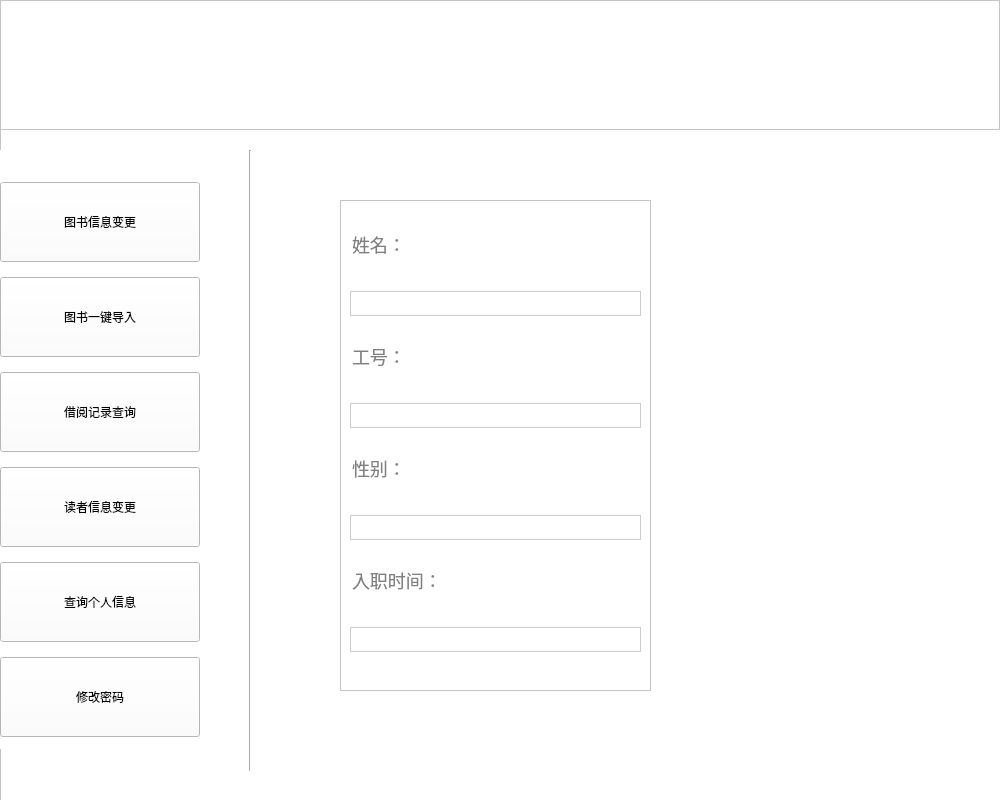
<?xml version="1.0" encoding="UTF-8"?>
<ui version="4.0">
 <class>admin_queryself</class>
 <widget class="QWidget" name="admin_queryself">
  <property name="geometry">
   <rect>
    <x>0</x>
    <y>0</y>
    <width>1000</width>
    <height>800</height>
   </rect>
  </property>
  <property name="windowTitle">
   <string>Form</string>
  </property>
  <widget class="QFrame" name="frame">
   <property name="geometry">
    <rect>
     <x>0</x>
     <y>0</y>
     <width>1001</width>
     <height>1000</height>
    </rect>
   </property>
   <property name="sizePolicy">
    <sizepolicy hsizetype="Fixed" vsizetype="Expanding">
     <horstretch>0</horstretch>
     <verstretch>0</verstretch>
    </sizepolicy>
   </property>
   <property name="minimumSize">
    <size>
     <width>800</width>
     <height>1000</height>
    </size>
   </property>
   <property name="maximumSize">
    <size>
     <width>100000</width>
     <height>100000</height>
    </size>
   </property>
   <property name="styleSheet">
    <string notr="true">background-color: rgb(255, 255, 255);</string>
   </property>
   <property name="frameShape">
    <enum>QFrame::StyledPanel</enum>
   </property>
   <property name="frameShadow">
    <enum>QFrame::Raised</enum>
   </property>
   <widget class="QGraphicsView" name="Title">
    <property name="geometry">
     <rect>
      <x>0</x>
      <y>0</y>
      <width>1000</width>
      <height>130</height>
     </rect>
    </property>
    <property name="styleSheet">
     <string notr="true">background-image: url(:/image/捕获.PNG);</string>
    </property>
   </widget>
   <widget class="Line" name="line">
    <property name="geometry">
     <rect>
      <x>240</x>
      <y>150</y>
      <width>20</width>
      <height>621</height>
     </rect>
    </property>
    <property name="styleSheet">
     <string notr="true">font: 75 9pt &quot;Adobe Devanagari&quot;;</string>
    </property>
    <property name="orientation">
     <enum>Qt::Vertical</enum>
    </property>
   </widget>
   <widget class="QFrame" name="frame_2">
    <property name="geometry">
     <rect>
      <x>340</x>
      <y>200</y>
      <width>311</width>
      <height>491</height>
     </rect>
    </property>
    <property name="frameShape">
     <enum>QFrame::StyledPanel</enum>
    </property>
    <property name="frameShadow">
     <enum>QFrame::Raised</enum>
    </property>
    <layout class="QVBoxLayout" name="verticalLayout_2">
     <item>
      <widget class="QLineEdit" name="lineEdit_1">
       <property name="styleSheet">
        <string notr="true">color:#808080;
border:none;
font-size:18px;
font-family:&quot;微软雅黑&quot;;
text-align:left;</string>
       </property>
       <property name="text">
        <string>姓名：</string>
       </property>
      </widget>
     </item>
     <item>
      <widget class="QLineEdit" name="name">
       <property name="styleSheet">
        <string notr="true">color:#808080;
border:1px solid #cccccc;
font-size:18px;
font-family:&quot;微软雅黑&quot;;
text-align:left;</string>
       </property>
       <property name="text">
        <string/>
       </property>
      </widget>
     </item>
     <item>
      <widget class="QLineEdit" name="lineEdit_2">
       <property name="styleSheet">
        <string notr="true">color:#808080;
border:none;
font-size:18px;
font-family:&quot;微软雅黑&quot;;
text-align:left;</string>
       </property>
       <property name="text">
        <string>工号：</string>
       </property>
      </widget>
     </item>
     <item>
      <widget class="QLineEdit" name="id">
       <property name="styleSheet">
        <string notr="true">color:#808080;
border:1px solid #cccccc;
font-size:18px;
font-family:&quot;微软雅黑&quot;;
text-align:left;</string>
       </property>
      </widget>
     </item>
     <item>
      <widget class="QLineEdit" name="lineEdit_4">
       <property name="styleSheet">
        <string notr="true">color:#808080;
border:none;
font-size:18px;
font-family:&quot;微软雅黑&quot;;
text-align:left;</string>
       </property>
       <property name="text">
        <string>性别：</string>
       </property>
      </widget>
     </item>
     <item>
      <widget class="QLineEdit" name="sex">
       <property name="styleSheet">
        <string notr="true">color:#808080;
border:1px solid #cccccc;
font-size:18px;
font-family:&quot;微软雅黑&quot;;
text-align:left;</string>
       </property>
      </widget>
     </item>
     <item>
      <widget class="QLineEdit" name="lineEdit_5">
       <property name="styleSheet">
        <string notr="true">color:#808080;
border:none;
font-size:18px;
font-family:&quot;微软雅黑&quot;;
text-align:left;</string>
       </property>
       <property name="text">
        <string>入职时间：</string>
       </property>
      </widget>
     </item>
     <item>
      <widget class="QLineEdit" name="intime">
       <property name="styleSheet">
        <string notr="true">color:#808080;
border:1px solid #cccccc;
font-size:18px;
font-family:&quot;微软雅黑&quot;;
text-align:left;</string>
       </property>
      </widget>
     </item>
    </layout>
   </widget>
   <widget class="QWidget" name="verticalLayoutWidget">
    <property name="geometry">
     <rect>
      <x>0</x>
      <y>150</y>
      <width>202</width>
      <height>599</height>
     </rect>
    </property>
    <layout class="QVBoxLayout" name="verticalLayout">
     <property name="spacing">
      <number>3</number>
     </property>
     <property name="topMargin">
      <number>20</number>
     </property>
     <item>
      <widget class="QPushButton" name="pb_alterbook">
       <property name="minimumSize">
        <size>
         <width>200</width>
         <height>80</height>
        </size>
       </property>
       <property name="maximumSize">
        <size>
         <width>200</width>
         <height>80</height>
        </size>
       </property>
       <property name="styleSheet">
        <string notr="true">
font: 16pt &quot;Adobe Devanagari&quot;;
</string>
       </property>
       <property name="text">
        <string>图书信息变更</string>
       </property>
      </widget>
     </item>
     <item>
      <widget class="QPushButton" name="pb_bookimport">
       <property name="minimumSize">
        <size>
         <width>200</width>
         <height>80</height>
        </size>
       </property>
       <property name="maximumSize">
        <size>
         <width>200</width>
         <height>80</height>
        </size>
       </property>
       <property name="styleSheet">
        <string notr="true">font: 16pt &quot;Adobe Devanagari&quot;;</string>
       </property>
       <property name="text">
        <string>图书一键导入</string>
       </property>
      </widget>
     </item>
     <item>
      <widget class="QPushButton" name="pb_infoborrow">
       <property name="minimumSize">
        <size>
         <width>200</width>
         <height>80</height>
        </size>
       </property>
       <property name="maximumSize">
        <size>
         <width>200</width>
         <height>80</height>
        </size>
       </property>
       <property name="styleSheet">
        <string notr="true">font: 16pt &quot;Adobe Devanagari&quot;;</string>
       </property>
       <property name="text">
        <string>借阅记录查询</string>
       </property>
      </widget>
     </item>
     <item>
      <widget class="QPushButton" name="pb_alterreader">
       <property name="minimumSize">
        <size>
         <width>200</width>
         <height>80</height>
        </size>
       </property>
       <property name="maximumSize">
        <size>
         <width>200</width>
         <height>80</height>
        </size>
       </property>
       <property name="styleSheet">
        <string notr="true">font: 16pt &quot;Adobe Devanagari&quot;;</string>
       </property>
       <property name="text">
        <string>读者信息变更</string>
       </property>
      </widget>
     </item>
     <item>
      <widget class="QPushButton" name="pb_queryself">
       <property name="minimumSize">
        <size>
         <width>200</width>
         <height>80</height>
        </size>
       </property>
       <property name="maximumSize">
        <size>
         <width>200</width>
         <height>80</height>
        </size>
       </property>
       <property name="styleSheet">
        <string notr="true">font: 16pt &quot;Adobe Devanagari&quot;;</string>
       </property>
       <property name="text">
        <string>查询个人信息</string>
       </property>
      </widget>
     </item>
     <item>
      <widget class="QPushButton" name="pb_alterpwd">
       <property name="minimumSize">
        <size>
         <width>200</width>
         <height>80</height>
        </size>
       </property>
       <property name="maximumSize">
        <size>
         <width>200</width>
         <height>80</height>
        </size>
       </property>
       <property name="styleSheet">
        <string notr="true">font: 16pt &quot;Adobe Devanagari&quot;;</string>
       </property>
       <property name="text">
        <string>修改密码</string>
       </property>
      </widget>
     </item>
    </layout>
   </widget>
  </widget>
 </widget>
 <resources/>
 <connections/>
</ui>
